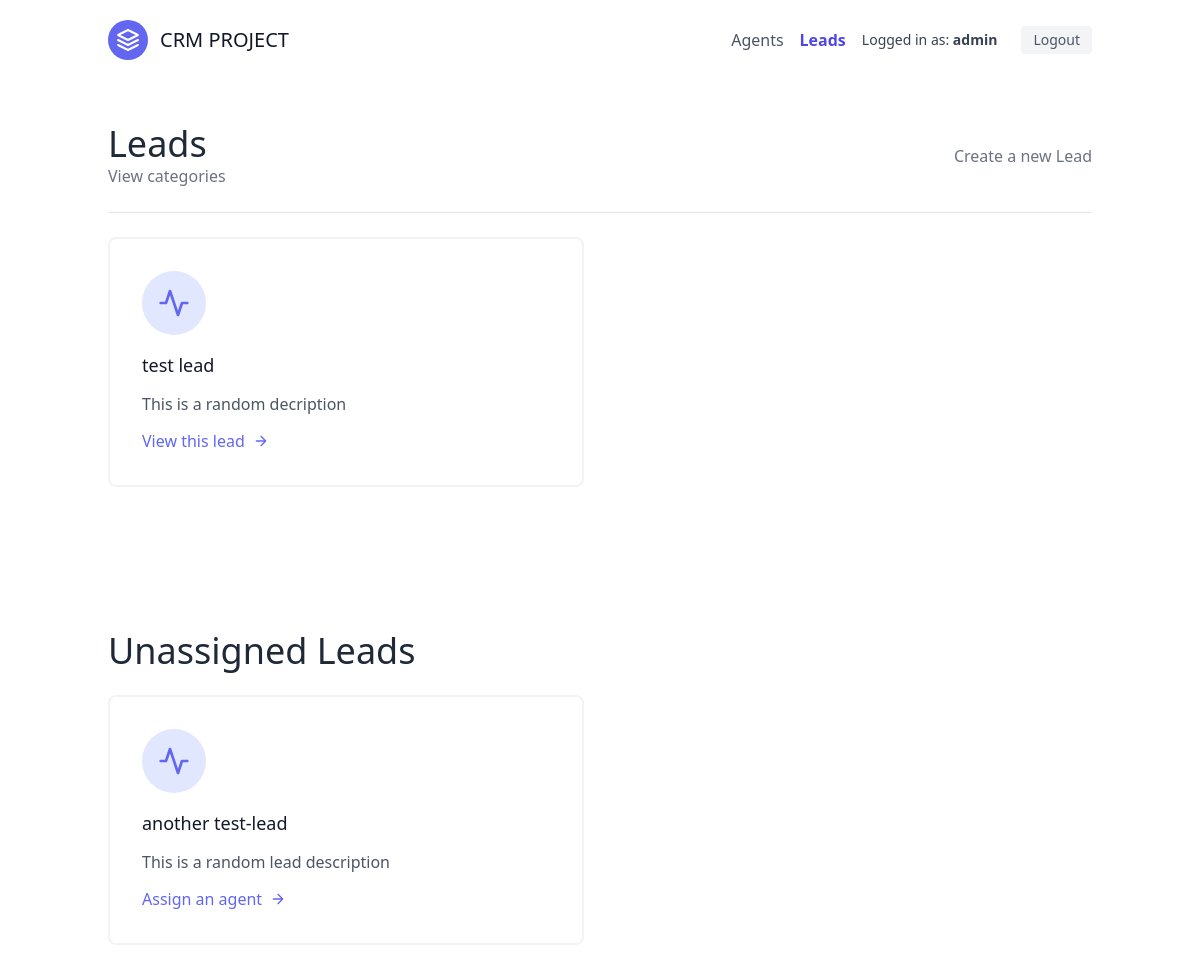
/leads/ (signed in), run on an earlier commit of the app's database.
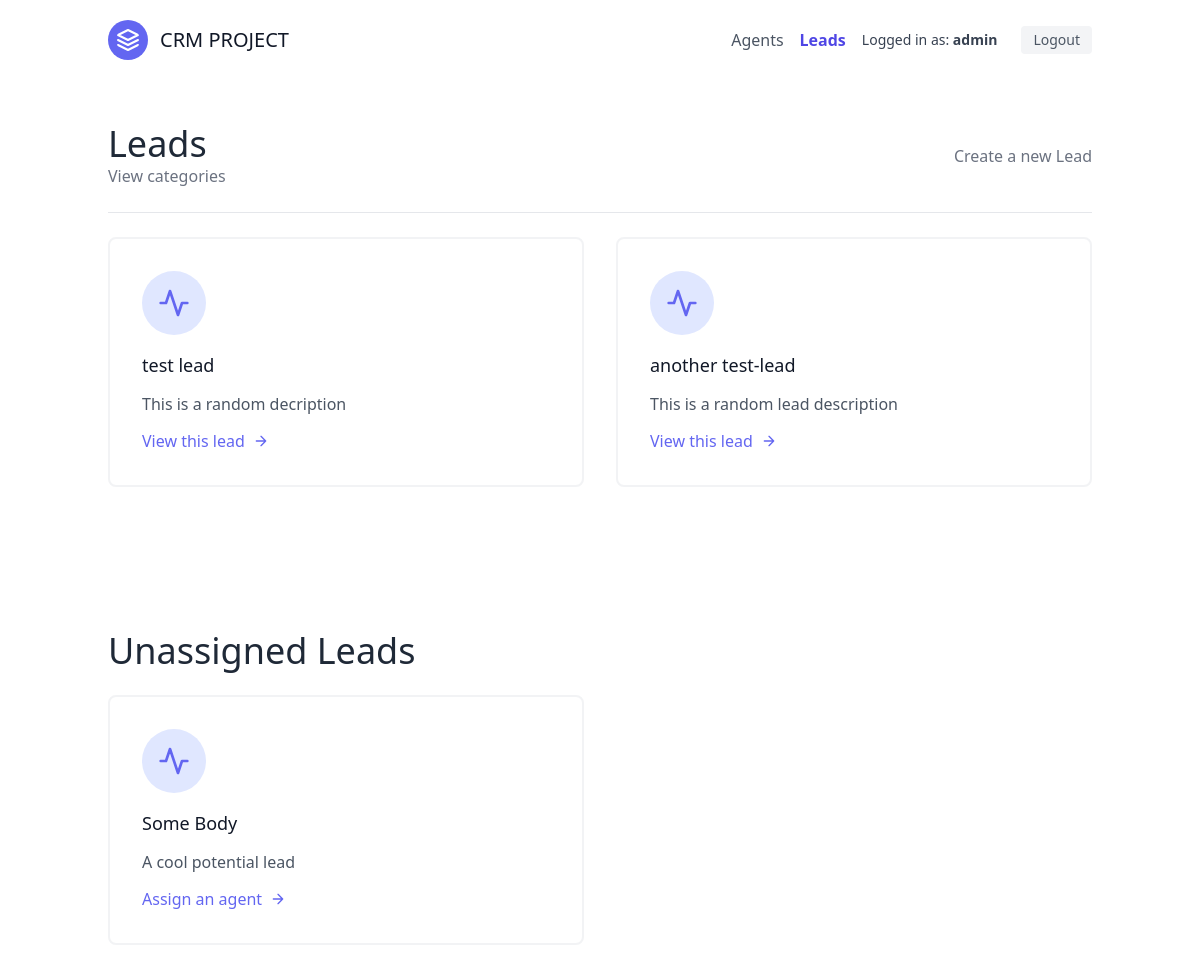
And on a later commit of the database.
### leads/models.py (models this page shows, shortened)
class User(AbstractUser):
    is_organisor = models.BooleanField(default=True)
    is_agent = models.BooleanField(default=False)

class Lead(models.Model):
    first_name = models.CharField(max_length=20)
    last_name = models.CharField(max_length=20)
    age = models.IntegerField(default=0)
    organisation = models.ForeignKey(UserProfile, null=True, blank=True, on_delete=models.CASCADE)
    agent = models.ForeignKey('Agent', null=True, blank=True, on_delete=models.SET_NULL)
    category = models.ForeignKey('Category', related_name="leads", null=True, blank=True, on_delete=models.SET_NULL)
    description = models.TextField()
    date_added = models.DateTimeField(auto_now_add=True)
    phone_number = models.CharField(max_length=20)
    email = models.EmailField()

### leads/views.py (the view)
# urls.py: path('', views.LeadListView.as_view(), name='lead-list'),
class LeadListView(LoginRequiredMixin, ListView):
    template_name = "leads/lead_list.html"
    context_object_name = 'leads'
    def get_queryset(self):
        user = self.request.user
        if user.is_organisor:
            queryset = Lead.objects.filter(
                organisation=user.userprofile,
                agent__isnull=False
            )
        else:
            queryset = Lead.objects.filter(
                organisation=user.agent.organisation,
                agent__isnull=False
            )
            queryset = queryset.filter(agent__user=user)
        return queryset
    def get_context_data(self, **kwargs):
        user = self.request.user
        context = super(LeadListView, self).get_context_data(**kwargs)
        if user.is_organisor:
            queryset = Lead.objects.filter(
                organisation=user.userprofile,
                agent__isnull=True
            )
            context.update({
                "unassigned_leads": queryset
            })
        return context

### leads/templates/leads/lead_list.html (shortened to what this page needs)
{% extends "base.html" %}
{% block content %}
<section class="text-gray-600 body-font">
    <div class="container px-5 py-5 mx-auto">
        <div class="w-full mb-6 py-6 flex justify-between items-center border-b border-gray-200">
            <div>
                <h1 class="text-4xl text-gray-800">Leads</h1>
                <a class="text-gray-500 hover:text-blue-500" href="{% url 'leads:category-list' %}">
                    View categories
                </a>
            </div>
            <div>
                {% if request.user.is_organisor %}
                    <a class="text-gray-500 hover:text-blue-500" href="{% url 'leads:lead-create' %}">Create a new Lead</a>
                {% endif %}
            </div>
        </div>
        <div class="flex flex-wrap -m-4">
            {% for lead in leads %}
            <div class="p-4 w-full sm:w-1/2">
                <div class="h-full w-full flex flex-col justify-between border-2 rounded-lg border-gray-200 border-opacity-50 p-8">
                    <div class="w-16 h-16 mb-4 inline-flex items-center justify-center rounded-full bg-indigo-100 text-indigo-500 flex-shrink-0">
                        <svg fill="none" stroke="currentColor" stroke-linecap="round" stroke-linejoin="round" stroke-width="2" class="w-8 h-8" viewBox="0 0 24 24">
                            <path d="M22 12h-4l-3 9L9 3l-3 9H2"></path>
                        </svg>
                    </div>
                    <div class="flex-grow">
                        <h2 class="text-gray-900 text-lg title-font font-medium mb-3">
                            {{ lead.first_name }} {{ lead.last_name }}
                        </h2>
                        <p class="leading-relaxed text-base overflow-hidden text-ellipsis whitespace-nowrap">
                            {{ lead.description }}
                        </p>
                        <a href="{% url 'leads:lead-detail' lead.pk %}" class="mt-3 text-indigo-500 inline-flex items-center">
                            View this lead
                            <svg fill="none" stroke="currentColor" stroke-linecap="round" stroke-linejoin="round" stroke-width="2" class="w-4 h-4 ml-2" viewBox="0 0 24 24">
                                <path d="M5 12h14M12 5l7 7-7 7"></path>
                            </svg>
                        </a>
                    </div>
                </div>
            </div>
            {% endfor %}
        </div>
        {% if unassigned_leads.exists %}
        <div class="mt-12 py-24">
            <h1 class="text-4xl text-gray-800 mb-6">Unassigned Leads</h1>
            <div class="flex flex-wrap -m-4">
                {% for lead in unassigned_leads %}
                <div class="p-4 w-full sm:w-1/2">
                    <div class="h-full w-full flex flex-col justify-between border-2 rounded-lg border-gray-200 border-opacity-50 p-8">
                        <div class="w-16 h-16 mb-4 inline-flex items-center justify-center rounded-full bg-indigo-100 text-indigo-500 flex-shrink-0">
                            <svg fill="none" stroke="currentColor" stroke-linecap="round" stroke-linejoin="round" stroke-width="2" class="w-8 h-8" viewBox="0 0 24 24">
                                <path d="M22 12h-4l-3 9L9 3l-3 9H2"></path>
                            </svg>
                        </div>
                        <div class="flex-grow">
                            <h2 class="text-gray-900 text-lg title-font font-medium mb-3">
                                {{ lead.first_name }} {{ lead.last_name }}
                            </h2>
                            <p class="leading-relaxed text-base overflow-hidden text-ellipsis whitespace-nowrap">
                                {{ lead.description }}
                            </p>
                            <a href="{% url 'leads:assign-agent' lead.pk %}" class="mt-3 text-indigo-500 inline-flex items-center">
                                Assign an agent
                                <svg fill="none" stroke="currentColor" stroke-linecap="round" stroke-linejoin="round" stroke-width="2" class="w-4 h-4 ml-2" viewBox="0 0 24 24">
                                    <path d="M5 12h14M12 5l7 7-7 7"></path>
                                </svg>
                            </a>
                        </div>
                    </div>
                </div>
                {% endfor %}
            </div>
        </div>
        {% endif %}
    </div>
</section>
{% endblock content %}

### templates/base.html (shortened to what this page needs)
{% load static %}
<!DOCTYPE html>
<html lang="en">
<head>
    <link href="{% static 'css/style.css' %}" rel="stylesheet">
    <link rel="stylesheet" href="{% static 'css/tailwind-output.css' %}">
    <script src="https://cdn.tailwindcss.com"></script>
</head>
<body>
    <div class="max-w-7xl mx-auto ">
        {% include "navbar.html" %}
        {% block content %}
        {% endblock content %}
    </div>
</body>
</html>

### templates/navbar.html (shortened to what this page needs)
<header x-data="{ open: false }" class="sticky top-0 z-50 bg-white text-gray-600 body-font">
  <div class="container mx-auto flex flex-wrap p-5 md:flex-row items-center">
    <div class="flex items-center justify-between w-full md:w-auto">
      <a href="{% url 'landing-page' %}" class="flex title-font font-medium items-center text-gray-900 mb-4 md:mb-0">
        <svg xmlns="http://www.w3.org/2000/svg" fill="none" stroke="currentColor" stroke-linecap="round"
             stroke-linejoin="round" stroke-width="2"
             class="w-10 h-10 text-white p-2 bg-indigo-500 rounded-full" viewBox="0 0 24 24">
          <path d="M12 2L2 7l10 5 10-5-10-5zM2 17l10 5 10-5M2 12l10 5 10-5"/>
        </svg>
        <span class="ml-3 text-xl">CRM PROJECT</span>
      </a>
    </div>
    <nav :class="{'block': open, 'hidden': !open}" class="hidden md:flex md:ml-auto w-full md:w-auto mt-4 md:mt-0 flex-col md:flex-row items-center text-base gap-4">
      {% if not request.user.is_authenticated %}
        <div class="flex flex-col md:flex-row gap-4">
          {% if request.resolver_match.url_name == 'login' %}
            <a href="{% url 'signup' %}" class="hover:text-indigo-600">Signup</a>
          {% elif request.resolver_match.url_name == 'signup' %}
            <a href="{% url 'login' %}" class="hover:text-indigo-600">Login</a>
          {% else %}
            <a href="{% url 'signup' %}" class="bg-indigo-500 text-white px-4 py-2 rounded hover:bg-indigo-600 transition">
              Sign up
            </a>
          {% endif %}
        </div>
      {% else %}
        <div class="flex flex-col md:flex-row gap-4 items-center">
          {% if request.user.is_organisor %}
            <a href="{% url 'agents:agent-list' %}"
               class="{% if request.resolver_match.url_name == 'agent-list' %}text-indigo-600 font-bold{% else %}hover:text-indigo-600{% endif %}">
              Agents
            </a>
          {% endif %}
          <a href="{% url 'leads:lead-list' %}"
             class="{% if request.resolver_match.url_name == 'lead-list' %}text-indigo-600 font-bold{% else %}hover:text-indigo-600{% endif %}">
            Leads
          </a>
          <span class="text-sm text-gray-700">
            Logged in as: <strong>{{ request.user.username }}</strong>
          </span>
          <form method="post" action="{% url 'logout' %}" class="inline">
            <button type="submit"
                    class="ml-2 bg-gray-100 hover:bg-gray-200 text-sm px-3 py-1 rounded transition">
              Logout
            </button>
          </form>
        </div>
      {% endif %}
    </nav>
  </div>
</header>

What changed in the data, as far as the page shows it:
changed Lead "another": moves from the list under "Unassigned Leads" to the list under "Leads"
added Lead: first_name "Some", last_name "Body", description "A cool potential lead", shown under "Unassigned Leads"
